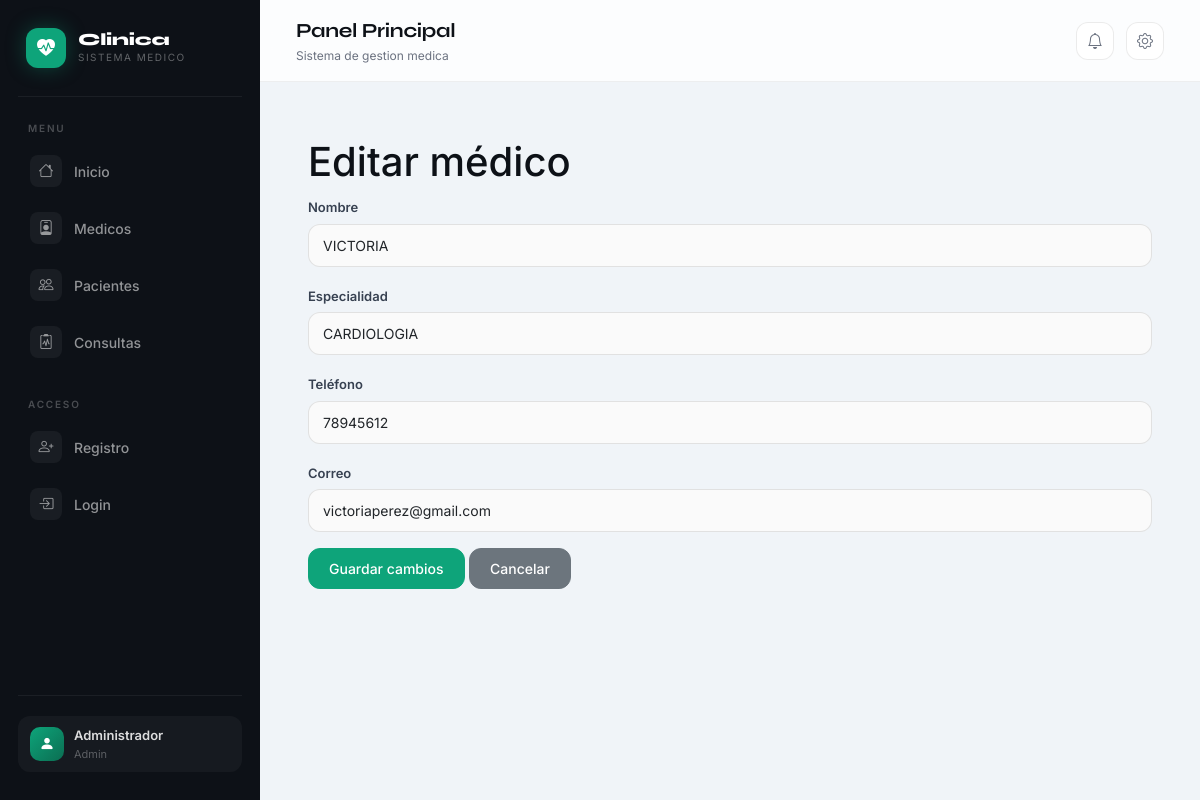
Page /medicos/editar/1 on the committed database.
### app/models/medico.py (models this page shows)
class Medico(db.Model):
    id = db.Column(db.Integer, primary_key=True)
    nombre = db.Column(db.String(100), nullable=False)
    especialidad = db.Column(db.String(100), nullable=False)
    telefono = db.Column(db.String(20), nullable=False)
    correo = db.Column(db.String(120), nullable=False, unique=True)
    consultas = db.relationship("Consulta", back_populates="medico")

### app/controllers/medico_controller.py (the view, shortened to what this page needs)
@medico_bp.route("/editar/<int:id>", methods=["GET", "POST"])
def editar_medico(id):
    medico = Medico.query.get_or_404(id)
    return render_template("medicos/editar.html", medico=medico)

### app/templates/medicos/editar.html
{% extends "layout.html" %}
{% block content %}
<div class="container mt-4">
    <h1>Editar médico</h1>
    <form method="POST">
        <div class="mb-3">
            <label class="form-label">Nombre</label>
            <input type="text" name="nombre" class="form-control" value="{{ medico.nombre }}" required>
        </div>
        <div class="mb-3">
            <label class="form-label">Especialidad</label>
            <input type="text" name="especialidad" class="form-control" value="{{ medico.especialidad }}" required>
        </div>
        <div class="mb-3">
            <label class="form-label">Teléfono</label>
            <input type="text" name="telefono" class="form-control" value="{{ medico.telefono }}" required>
        </div>
        <div class="mb-3">
            <label class="form-label">Correo</label>
            <input type="email" name="correo" class="form-control" value="{{ medico.correo }}" required>
        </div>
        <button type="submit" class="btn btn-primary">Guardar cambios</button>
        <a href="{{ url_for('medico.listar_medicos') }}" class="btn btn-secondary">Cancelar</a>
    </form>
</div>
{% endblock %}

### app/templates/layout.html (style rules this page uses)
:root { --bg: #f0f4f8; --primary: #0ea47a; --primary-dark: #0b8a66; --primary-glow: rgba(14,164,122,0.18); --sidebar-bg: #0d1117; --sidebar-border: rgba(255,255,255,0.06); --card-radius: 20px; --text-main: #0d1117; --text-muted: #6b7280; --white: #ffffff; }
*, *::before, *::after { box-sizing: border-box; margin: 0; padding: 0; }
body { background: var(--bg); font-family: 'Inter', sans-serif; color: var(--text-main); min-height: 100vh; }
.btn { border-radius: 12px; font-weight: 500; font-size: 14px; padding: 9px 20px; }
.btn-primary { background: var(--primary); border-color: var(--primary); }
.form-control, .form-select { border-radius: 12px; border: 1.5px solid rgba(0,0,0,0.1); padding: 10px 14px; font-size: 14px; transition: all 0.18s ease; background: #fafafa; }
.form-label { font-size: 13px; font-weight: 600; color: #374151; margin-bottom: 6px; }

### rows in the picture
Medico: nombre "VICTORIA", especialidad "CARDIOLOGIA", telefono "78945612", correo "victoriaperez@gmail.com"
